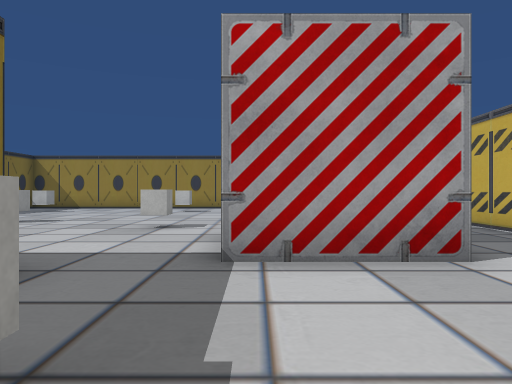
[1] (above)

24 first-person views from a walk through a 3-D level made in the Unity game engine. The camera is 1.4 m above the floor, looks level and sees 70° across. The floor is counted in squares, 2 m on a side. Each view is taken from the middle of a square. On the plan, view 1 faces up. The plan holds only what a view shows up to about 11 squares ahead; the rest is blank. The player is left out. Some surface patterns are stand-ins.

[2]
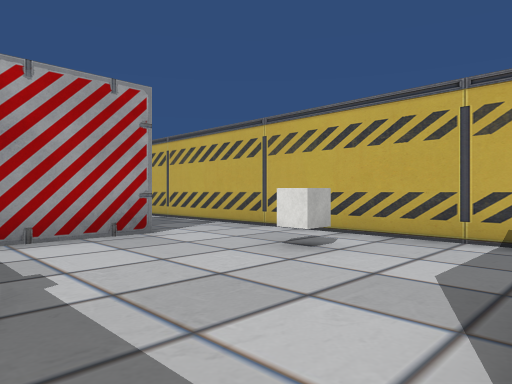

[3]
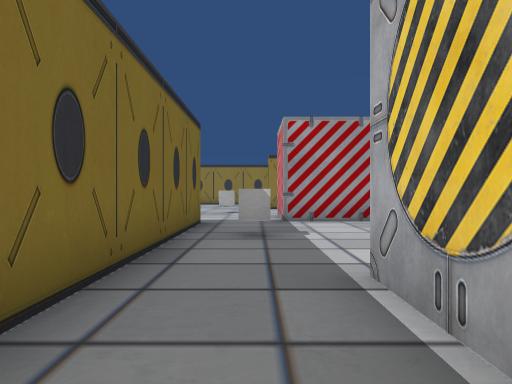

[4]
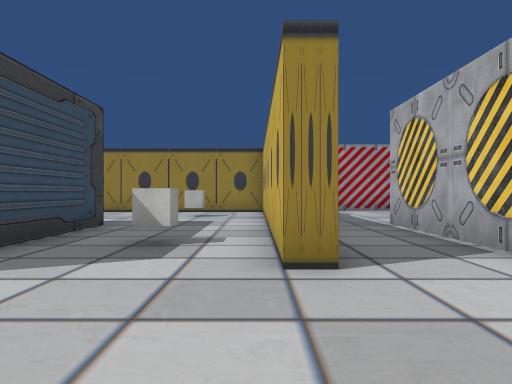

[5]
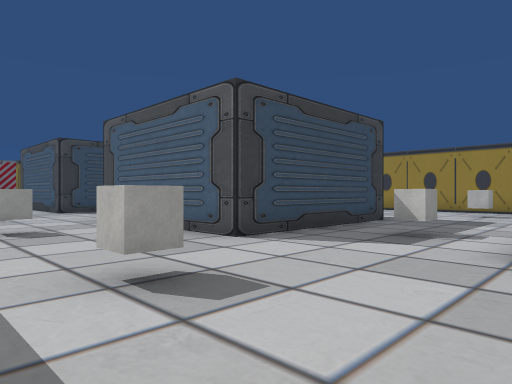

[6]
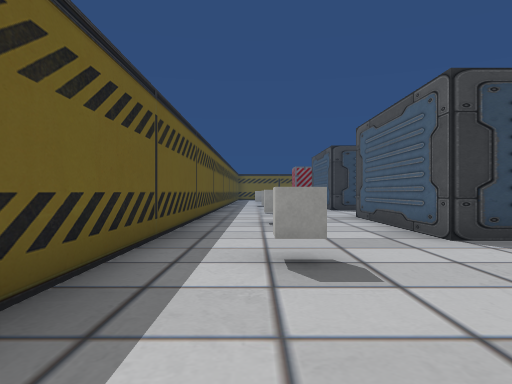

[7]
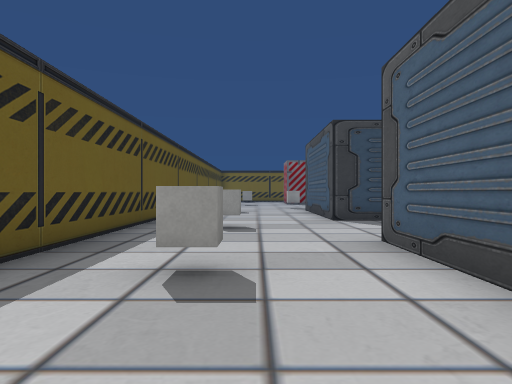

[8]
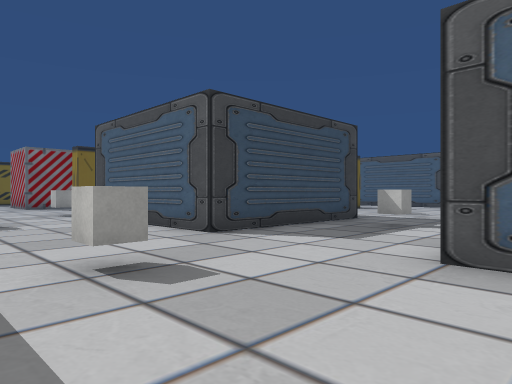

[9]
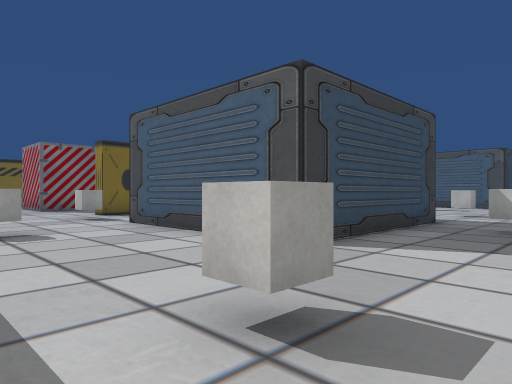

[10]
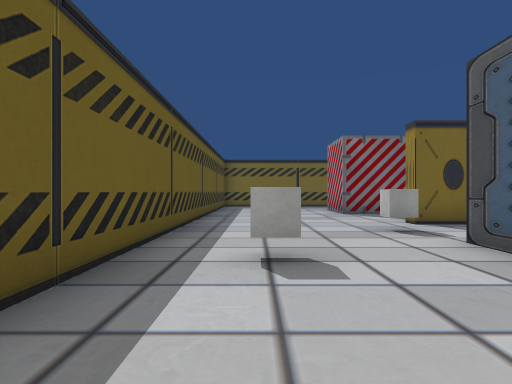

[11]
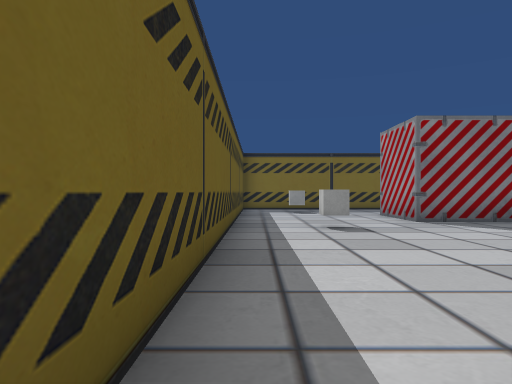

[12]
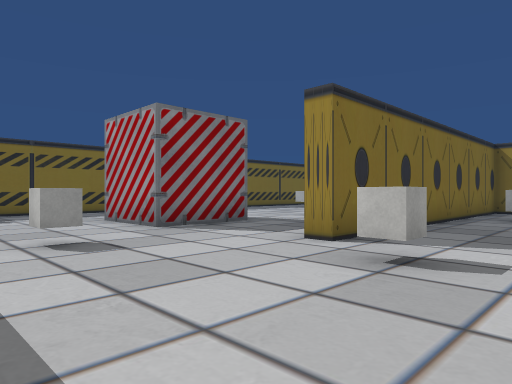

[13]
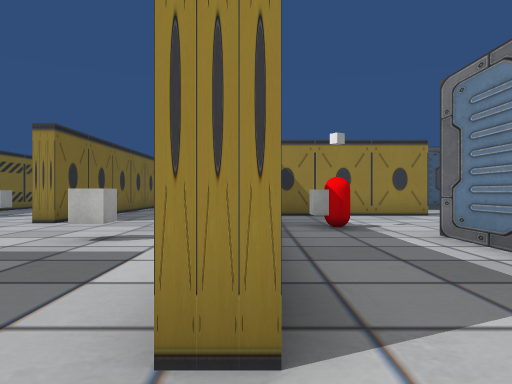

[14]
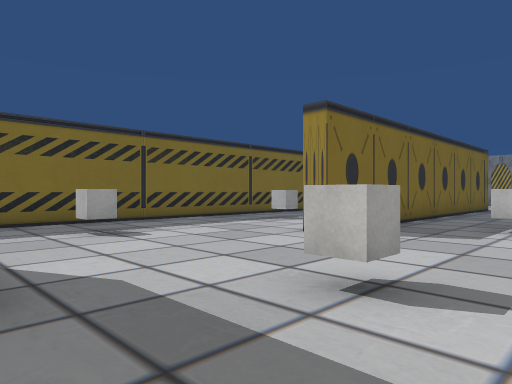

[15]
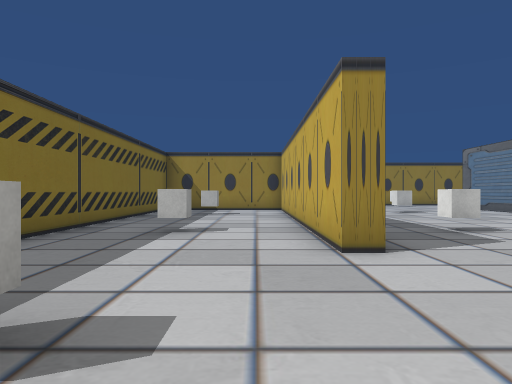

[16]
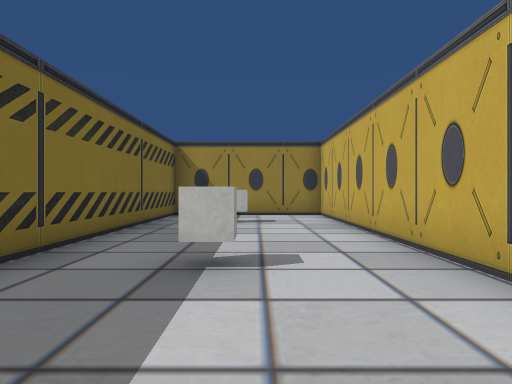

[17]
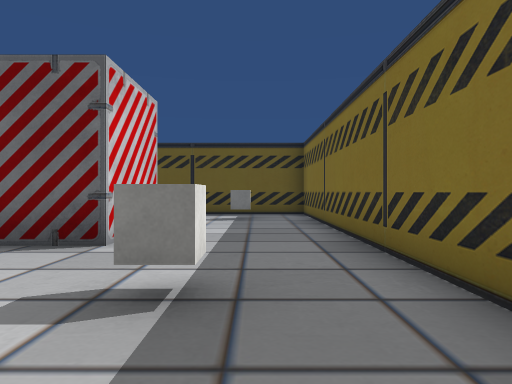

[18]
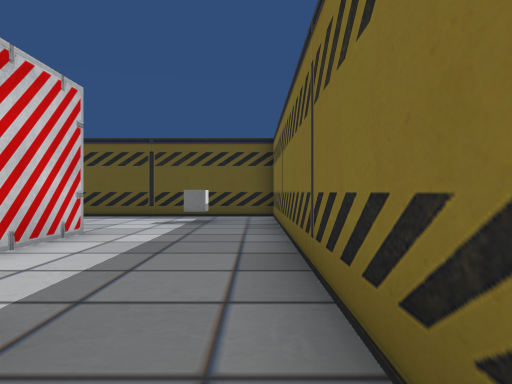

[19]
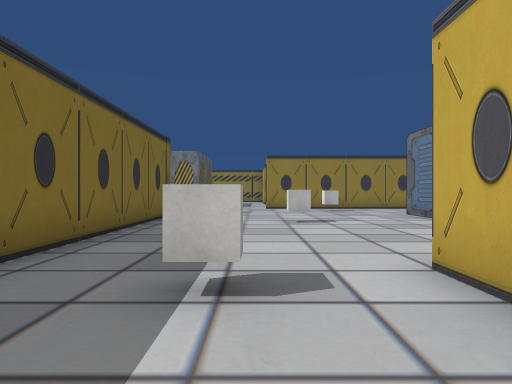

[20]
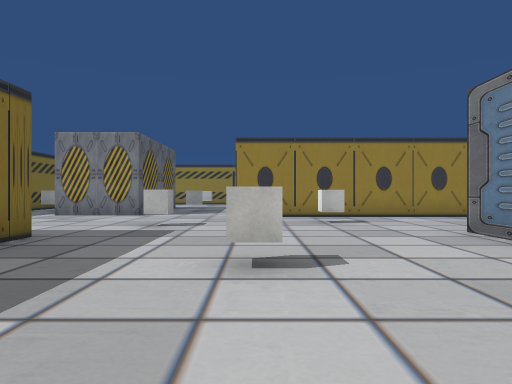

[21]
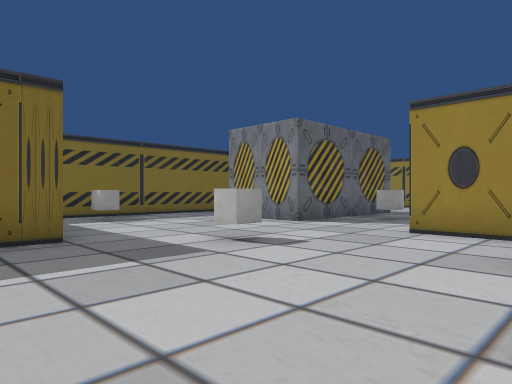

[22]
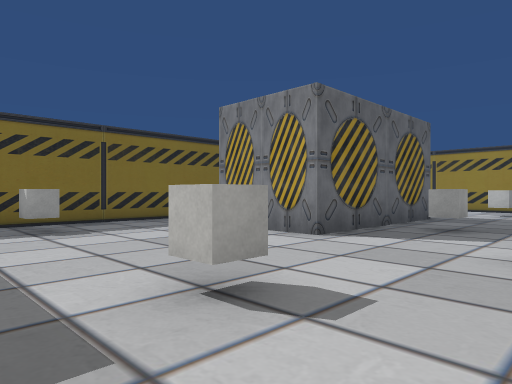

[23]
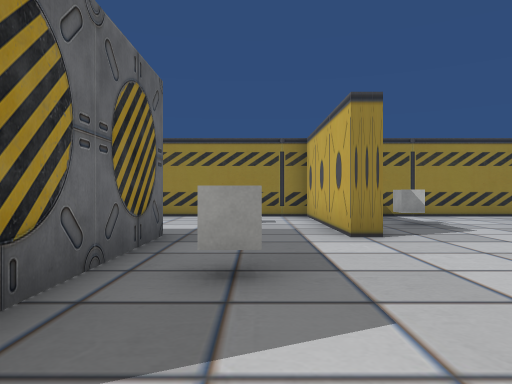

[24]
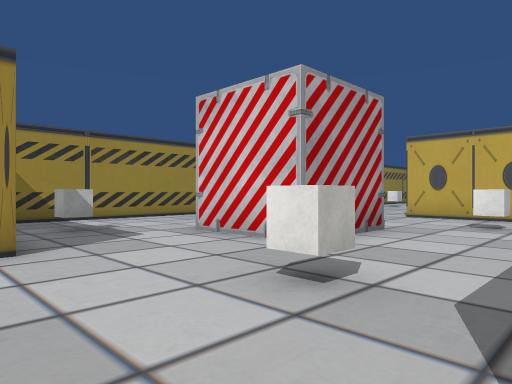

### Floor plan
Points are (right, up) in squares from view 1. A wall is a line through its corners. A room is listed if a view was taken in it or the views show most of it. See-through windows are left out.
Room 1 (views 1, 2, 3)
walls: (4.5, -1.1) (4.5, 2.4); (2.2, 3.6) (-0.3, 3.6); (0, -5.9) (0, -1.9); (-2.3, 3.2) (-2.3, -3.2)
ways out: opening at (-1, -6) to room 2; opening at (-1, 3) to room 2; opening at (3.5, 2.5) to room 2
objects: cube (-1, 1); cube (3, 1)
Room 2 (views 4, 5, 6, 7, 8, 9, 10, 11, 12, 13, 14, 15, 16, 17, 18, 19, 20, 21, 22, 23, 24)
walls: (-20.3, 9.8) (-20.3, 11.5); (-17.9, 2.8) (-22.2, 2.8); (-18, 15.3) (-24.6, 15.3); (-14.7, 17.8) (-14.7, 20.2); (-15, -2) (-15, -7.2) (-20.1, -7.2); (-22.9, 1.8) (-22.9, -6.6) (-23.5, -6.6); (-23.4, 2.2) (-23.4, 3.4); (-18.4, 19.1) (-20.9, 19.1) (-20.9, 21.8); (-27.5, 10.8) (-27.5, 0.2) (-28, 0.2) (-28, 10); (-20, -3.9) (-20, -2); (-6.2, -2.1) (-6.2, -7.2) (-11.2, -7.2); (-0.3, 3.6) (-0.3, 5.8); (-24, 20.6) (-24.5, 20.6) (-24.5, 25.5) (-25.9, 25.5); (-26.5, -4.8) (-26.5, -7.2) (-29.1, -7.2) (-29.1, -4.8) (-27.6, -4.8); (-32.5, 10) (-32.5, -11.1); (-18.6, 25.5) (-23.1, 25.5); (-27.5, 20.9) (-27.5, 15.9) (-30, 15.9); (-32.5, 16.2) (-32.5, 12.2); (-2.2, -6.6) (-2.8, -6.6) (-2.8, 1); (-15.1, -11.5) (-3.1, -11.5); (4.5, 2.4) (4.5, 7.9); (-27.6, 25.5) (-28.8, 25.5); (-32.6, -11.5) (-17.1, -11.5)
ways out: opening at (-1, -6) to room 1; opening at (-1, 3) to room 1; opening at (3.5, 2.5) to room 1
objects: cube (-31, -10); cube (-31, 13); cube (-30, -2); cube (-30, 3); cube (-30, 8); cube (-26, 13); cube (-26, 18); cube (-26, 23); cube (-25, -9); cube (-25, -3); cube (-25, 3); cube (-24, 9); cube (-22, -7); cube (-22, -1) to (-21, -1); cube (-22, 13); cube (-22, 18); cube (-22, 23); cube (-19, -10); cube (-17, 18); cube (-15, 1); cube (-13, -10); cube (-13, -4); cube (-9, -9); cube (-6, 9); cube (-5, -9); cube (-5, 1); cube (-4, -5); cube (-2, 7)

Where each view was taken, in squares from view 1:
view 1: 0 up, 0 right, facing up
view 2: 2 down, 1 left, facing up-right
view 3: 5 down, 1 left, facing up
view 4: 10 down, 3 left, facing up
view 5: 11 down, 2 left, facing up-left
view 6: 10 down, 1 left, facing left
view 7: 9 down, 6 left, facing left
view 8: 11 down, 10 left, facing up-left
view 9: 11 down, 12 left, facing up-left
view 10: 10 down, 15 left, facing left
view 11: 11 down, 18 left, facing left
view 12: 11 down, 20 left, facing up-left
view 13: 8 down, 23 left, facing up
view 14: 5 down, 24 left, facing up-left
view 15: 4 down, 29 left, facing up
view 16: 1 down, 30 left, facing up
view 17: 0 up, 31 left, facing down
view 18: 1 down, 32 left, facing down
view 19: 0 up, 25 left, facing up
view 20: 5 up, 24 left, facing up
view 21: 9 up, 22 left, facing up-left
view 22: 11 up, 24 left, facing up-left
view 23: 15 up, 26 left, facing up
view 24: 16 up, 25 left, facing up-right
